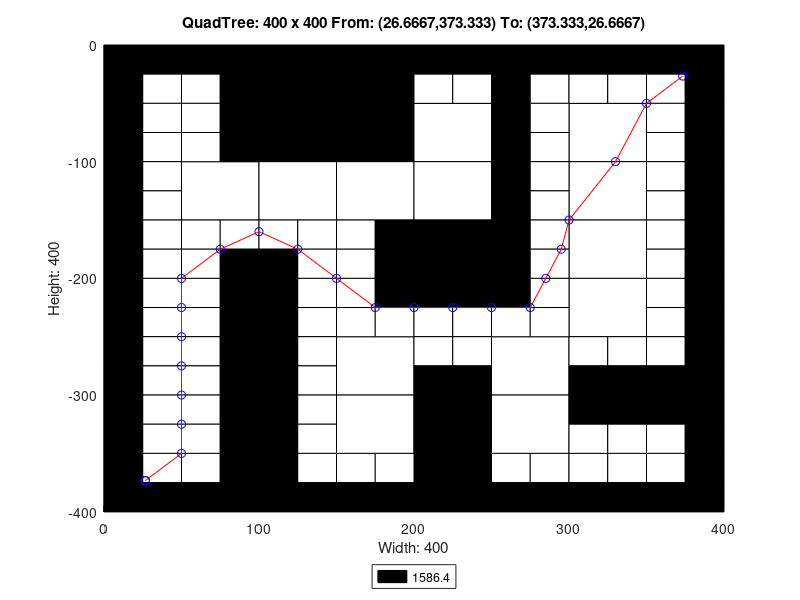

Write the MATLAB code that produced this figure.
axis([0 400 -400 0]);
title('QuadTree: 400 x 400 From: (26.6667,373.333) To: (373.333,26.6667)');
xlabel('Width: 400');
ylabel('Height: 400');
rectangle('Position',[100 -100 100 100], 'FaceColor',[0 0 0]);
rectangle('Position',[50 -150 50 50], 'FaceColor',[1 1 1]);
rectangle('Position',[100 -150 50 50], 'FaceColor',[1 1 1]);
rectangle('Position',[150 -150 50 50], 'FaceColor',[1 1 1]);
rectangle('Position',[200 -100 50 50], 'FaceColor',[1 1 1]);
rectangle('Position',[300 -100 50 50], 'FaceColor',[1 1 1]);
rectangle('Position',[200 -150 50 50], 'FaceColor',[1 1 1]);
rectangle('Position',[200 -200 50 50], 'FaceColor',[0 0 0]);
rectangle('Position',[300 -150 50 50], 'FaceColor',[1 1 1]);
rectangle('Position',[300 -200 50 50], 'FaceColor',[1 1 1]);
rectangle('Position',[150 -300 50 50], 'FaceColor',[1 1 1]);
rectangle('Position',[150 -350 50 50], 'FaceColor',[1 1 1]);
rectangle('Position',[250 -300 50 50], 'FaceColor',[1 1 1]);
rectangle('Position',[300 -250 50 50], 'FaceColor',[1 1 1]);
rectangle('Position',[200 -350 50 50], 'FaceColor',[0 0 0]);
rectangle('Position',[250 -350 50 50], 'FaceColor',[1 1 1]);
rectangle('Position',[200 -400 50 50], 'FaceColor',[0 0 0]);
rectangle('Position',[0 -25 25 25], 'FaceColor',[0 0 0]);
rectangle('Position',[25 -25 25 25], 'FaceColor',[0 0 0]);
rectangle('Position',[0 -50 25 25], 'FaceColor',[0 0 0]);
rectangle('Position',[25 -50 25 25], 'FaceColor',[1 1 1]);
rectangle('Position',[50 -25 25 25], 'FaceColor',[0 0 0]);
rectangle('Position',[75 -25 25 25], 'FaceColor',[0 0 0]);
rectangle('Position',[50 -50 25 25], 'FaceColor',[1 1 1]);
rectangle('Position',[75 -50 25 25], 'FaceColor',[0 0 0]);
rectangle('Position',[0 -75 25 25], 'FaceColor',[0 0 0]);
rectangle('Position',[25 -75 25 25], 'FaceColor',[1 1 1]);
rectangle('Position',[0 -100 25 25], 'FaceColor',[0 0 0]);
rectangle('Position',[25 -100 25 25], 'FaceColor',[1 1 1]);
rectangle('Position',[50 -75 25 25], 'FaceColor',[1 1 1]);
rectangle('Position',[75 -75 25 25], 'FaceColor',[0 0 0]);
rectangle('Position',[50 -100 25 25], 'FaceColor',[1 1 1]);
rectangle('Position',[75 -100 25 25], 'FaceColor',[0 0 0]);
rectangle('Position',[0 -125 25 25], 'FaceColor',[0 0 0]);
rectangle('Position',[25 -125 25 25], 'FaceColor',[1 1 1]);
rectangle('Position',[0 -150 25 25], 'FaceColor',[0 0 0]);
rectangle('Position',[25 -150 25 25], 'FaceColor',[1 1 1]);
rectangle('Position',[0 -175 25 25], 'FaceColor',[0 0 0]);
rectangle('Position',[25 -175 25 25], 'FaceColor',[1 1 1]);
rectangle('Position',[0 -200 25 25], 'FaceColor',[0 0 0]);
rectangle('Position',[25 -200 25 25], 'FaceColor',[1 1 1]);
rectangle('Position',[50 -175 25 25], 'FaceColor',[1 1 1]);
rectangle('Position',[75 -175 25 25], 'FaceColor',[1 1 1]);
rectangle('Position',[50 -200 25 25], 'FaceColor',[1 1 1]);
rectangle('Position',[75 -200 25 25], 'FaceColor',[0 0 0]);
rectangle('Position',[100 -175 25 25], 'FaceColor',[1 1 1]);
rectangle('Position',[125 -175 25 25], 'FaceColor',[1 1 1]);
rectangle('Position',[100 -200 25 25], 'FaceColor',[0 0 0]);
rectangle('Position',[125 -200 25 25], 'FaceColor',[1 1 1]);
rectangle('Position',[150 -175 25 25], 'FaceColor',[1 1 1]);
rectangle('Position',[175 -175 25 25], 'FaceColor',[0 0 0]);
rectangle('Position',[150 -200 25 25], 'FaceColor',[1 1 1]);
rectangle('Position',[175 -200 25 25], 'FaceColor',[0 0 0]);
rectangle('Position',[200 -25 25 25], 'FaceColor',[0 0 0]);
rectangle('Position',[225 -25 25 25], 'FaceColor',[0 0 0]);
rectangle('Position',[200 -50 25 25], 'FaceColor',[1 1 1]);
rectangle('Position',[225 -50 25 25], 'FaceColor',[1 1 1]);
rectangle('Position',[250 -25 25 25], 'FaceColor',[0 0 0]);
rectangle('Position',[275 -25 25 25], 'FaceColor',[0 0 0]);
rectangle('Position',[250 -50 25 25], 'FaceColor',[0 0 0]);
rectangle('Position',[275 -50 25 25], 'FaceColor',[1 1 1]);
rectangle('Position',[250 -75 25 25], 'FaceColor',[0 0 0]);
rectangle('Position',[275 -75 25 25], 'FaceColor',[1 1 1]);
rectangle('Position',[250 -100 25 25], 'FaceColor',[0 0 0]);
rectangle('Position',[275 -100 25 25], 'FaceColor',[1 1 1]);
rectangle('Position',[300 -25 25 25], 'FaceColor',[0 0 0]);
rectangle('Position',[325 -25 25 25], 'FaceColor',[0 0 0]);
rectangle('Position',[300 -50 25 25], 'FaceColor',[1 1 1]);
rectangle('Position',[325 -50 25 25], 'FaceColor',[1 1 1]);
rectangle('Position',[350 -25 25 25], 'FaceColor',[0 0 0]);
rectangle('Position',[375 -25 25 25], 'FaceColor',[0 0 0]);
rectangle('Position',[350 -50 25 25], 'FaceColor',[1 1 1]);
rectangle('Position',[375 -50 25 25], 'FaceColor',[0 0 0]);
rectangle('Position',[350 -75 25 25], 'FaceColor',[1 1 1]);
rectangle('Position',[375 -75 25 25], 'FaceColor',[0 0 0]);
rectangle('Position',[350 -100 25 25], 'FaceColor',[1 1 1]);
rectangle('Position',[375 -100 25 25], 'FaceColor',[0 0 0]);
rectangle('Position',[250 -125 25 25], 'FaceColor',[0 0 0]);
rectangle('Position',[275 -125 25 25], 'FaceColor',[1 1 1]);
rectangle('Position',[250 -150 25 25], 'FaceColor',[0 0 0]);
rectangle('Position',[275 -150 25 25], 'FaceColor',[1 1 1]);
rectangle('Position',[250 -175 25 25], 'FaceColor',[0 0 0]);
rectangle('Position',[275 -175 25 25], 'FaceColor',[1 1 1]);
rectangle('Position',[250 -200 25 25], 'FaceColor',[0 0 0]);
rectangle('Position',[275 -200 25 25], 'FaceColor',[1 1 1]);
rectangle('Position',[350 -125 25 25], 'FaceColor',[1 1 1]);
rectangle('Position',[375 -125 25 25], 'FaceColor',[0 0 0]);
rectangle('Position',[350 -150 25 25], 'FaceColor',[1 1 1]);
rectangle('Position',[375 -150 25 25], 'FaceColor',[0 0 0]);
rectangle('Position',[350 -175 25 25], 'FaceColor',[1 1 1]);
rectangle('Position',[375 -175 25 25], 'FaceColor',[0 0 0]);
rectangle('Position',[350 -200 25 25], 'FaceColor',[1 1 1]);
rectangle('Position',[375 -200 25 25], 'FaceColor',[0 0 0]);
rectangle('Position',[0 -225 25 25], 'FaceColor',[0 0 0]);
rectangle('Position',[25 -225 25 25], 'FaceColor',[1 1 1]);
rectangle('Position',[0 -250 25 25], 'FaceColor',[0 0 0]);
rectangle('Position',[25 -250 25 25], 'FaceColor',[1 1 1]);
rectangle('Position',[50 -225 25 25], 'FaceColor',[1 1 1]);
rectangle('Position',[75 -225 25 25], 'FaceColor',[0 0 0]);
rectangle('Position',[50 -250 25 25], 'FaceColor',[1 1 1]);
rectangle('Position',[75 -250 25 25], 'FaceColor',[0 0 0]);
rectangle('Position',[0 -275 25 25], 'FaceColor',[0 0 0]);
rectangle('Position',[25 -275 25 25], 'FaceColor',[1 1 1]);
rectangle('Position',[0 -300 25 25], 'FaceColor',[0 0 0]);
rectangle('Position',[25 -300 25 25], 'FaceColor',[1 1 1]);
rectangle('Position',[50 -275 25 25], 'FaceColor',[1 1 1]);
rectangle('Position',[75 -275 25 25], 'FaceColor',[0 0 0]);
rectangle('Position',[50 -300 25 25], 'FaceColor',[1 1 1]);
rectangle('Position',[75 -300 25 25], 'FaceColor',[0 0 0]);
rectangle('Position',[100 -225 25 25], 'FaceColor',[0 0 0]);
rectangle('Position',[125 -225 25 25], 'FaceColor',[1 1 1]);
rectangle('Position',[100 -250 25 25], 'FaceColor',[0 0 0]);
rectangle('Position',[125 -250 25 25], 'FaceColor',[1 1 1]);
rectangle('Position',[150 -225 25 25], 'FaceColor',[1 1 1]);
rectangle('Position',[175 -225 25 25], 'FaceColor',[0 0 0]);
rectangle('Position',[150 -250 25 25], 'FaceColor',[1 1 1]);
rectangle('Position',[175 -250 25 25], 'FaceColor',[1 1 1]);
rectangle('Position',[100 -275 25 25], 'FaceColor',[0 0 0]);
rectangle('Position',[125 -275 25 25], 'FaceColor',[1 1 1]);
rectangle('Position',[100 -300 25 25], 'FaceColor',[0 0 0]);
rectangle('Position',[125 -300 25 25], 'FaceColor',[1 1 1]);
rectangle('Position',[0 -325 25 25], 'FaceColor',[0 0 0]);
rectangle('Position',[25 -325 25 25], 'FaceColor',[1 1 1]);
rectangle('Position',[0 -350 25 25], 'FaceColor',[0 0 0]);
rectangle('Position',[25 -350 25 25], 'FaceColor',[1 1 1]);
rectangle('Position',[50 -325 25 25], 'FaceColor',[1 1 1]);
rectangle('Position',[75 -325 25 25], 'FaceColor',[0 0 0]);
rectangle('Position',[50 -350 25 25], 'FaceColor',[1 1 1]);
rectangle('Position',[75 -350 25 25], 'FaceColor',[0 0 0]);
rectangle('Position',[0 -375 25 25], 'FaceColor',[0 0 0]);
rectangle('Position',[25 -375 25 25], 'FaceColor',[1 1 1]);
rectangle('Position',[0 -400 25 25], 'FaceColor',[0 0 0]);
rectangle('Position',[25 -400 25 25], 'FaceColor',[0 0 0]);
rectangle('Position',[50 -375 25 25], 'FaceColor',[1 1 1]);
rectangle('Position',[75 -375 25 25], 'FaceColor',[0 0 0]);
rectangle('Position',[50 -400 25 25], 'FaceColor',[0 0 0]);
rectangle('Position',[75 -400 25 25], 'FaceColor',[0 0 0]);
rectangle('Position',[100 -325 25 25], 'FaceColor',[0 0 0]);
rectangle('Position',[125 -325 25 25], 'FaceColor',[1 1 1]);
rectangle('Position',[100 -350 25 25], 'FaceColor',[0 0 0]);
rectangle('Position',[125 -350 25 25], 'FaceColor',[1 1 1]);
rectangle('Position',[100 -375 25 25], 'FaceColor',[0 0 0]);
rectangle('Position',[125 -375 25 25], 'FaceColor',[1 1 1]);
rectangle('Position',[100 -400 25 25], 'FaceColor',[0 0 0]);
rectangle('Position',[125 -400 25 25], 'FaceColor',[0 0 0]);
rectangle('Position',[150 -375 25 25], 'FaceColor',[1 1 1]);
rectangle('Position',[175 -375 25 25], 'FaceColor',[1 1 1]);
rectangle('Position',[150 -400 25 25], 'FaceColor',[0 0 0]);
rectangle('Position',[175 -400 25 25], 'FaceColor',[0 0 0]);
rectangle('Position',[200 -225 25 25], 'FaceColor',[0 0 0]);
rectangle('Position',[225 -225 25 25], 'FaceColor',[0 0 0]);
rectangle('Position',[200 -250 25 25], 'FaceColor',[1 1 1]);
rectangle('Position',[225 -250 25 25], 'FaceColor',[1 1 1]);
rectangle('Position',[250 -225 25 25], 'FaceColor',[0 0 0]);
rectangle('Position',[275 -225 25 25], 'FaceColor',[1 1 1]);
rectangle('Position',[250 -250 25 25], 'FaceColor',[1 1 1]);
rectangle('Position',[275 -250 25 25], 'FaceColor',[1 1 1]);
rectangle('Position',[200 -275 25 25], 'FaceColor',[1 1 1]);
rectangle('Position',[225 -275 25 25], 'FaceColor',[1 1 1]);
rectangle('Position',[200 -300 25 25], 'FaceColor',[0 0 0]);
rectangle('Position',[225 -300 25 25], 'FaceColor',[0 0 0]);
rectangle('Position',[350 -225 25 25], 'FaceColor',[1 1 1]);
rectangle('Position',[375 -225 25 25], 'FaceColor',[0 0 0]);
rectangle('Position',[350 -250 25 25], 'FaceColor',[1 1 1]);
rectangle('Position',[375 -250 25 25], 'FaceColor',[0 0 0]);
rectangle('Position',[300 -275 25 25], 'FaceColor',[1 1 1]);
rectangle('Position',[325 -275 25 25], 'FaceColor',[1 1 1]);
rectangle('Position',[300 -300 25 25], 'FaceColor',[0 0 0]);
rectangle('Position',[325 -300 25 25], 'FaceColor',[0 0 0]);
rectangle('Position',[350 -275 25 25], 'FaceColor',[1 1 1]);
rectangle('Position',[375 -275 25 25], 'FaceColor',[0 0 0]);
rectangle('Position',[350 -300 25 25], 'FaceColor',[0 0 0]);
rectangle('Position',[375 -300 25 25], 'FaceColor',[0 0 0]);
rectangle('Position',[250 -375 25 25], 'FaceColor',[1 1 1]);
rectangle('Position',[275 -375 25 25], 'FaceColor',[1 1 1]);
rectangle('Position',[250 -400 25 25], 'FaceColor',[0 0 0]);
rectangle('Position',[275 -400 25 25], 'FaceColor',[0 0 0]);
rectangle('Position',[300 -325 25 25], 'FaceColor',[0 0 0]);
rectangle('Position',[325 -325 25 25], 'FaceColor',[0 0 0]);
rectangle('Position',[300 -350 25 25], 'FaceColor',[1 1 1]);
rectangle('Position',[325 -350 25 25], 'FaceColor',[1 1 1]);
rectangle('Position',[350 -325 25 25], 'FaceColor',[0 0 0]);
rectangle('Position',[375 -325 25 25], 'FaceColor',[0 0 0]);
rectangle('Position',[350 -350 25 25], 'FaceColor',[1 1 1]);
rectangle('Position',[375 -350 25 25], 'FaceColor',[0 0 0]);
rectangle('Position',[300 -375 25 25], 'FaceColor',[1 1 1]);
rectangle('Position',[325 -375 25 25], 'FaceColor',[1 1 1]);
rectangle('Position',[300 -400 25 25], 'FaceColor',[0 0 0]);
rectangle('Position',[325 -400 25 25], 'FaceColor',[0 0 0]);
rectangle('Position',[350 -375 25 25], 'FaceColor',[1 1 1]);
rectangle('Position',[375 -375 25 25], 'FaceColor',[0 0 0]);
rectangle('Position',[350 -400 25 25], 'FaceColor',[0 0 0]);
rectangle('Position',[375 -400 25 25], 'FaceColor',[0 0 0]);
X=[373.333,350,330,300,295,285,275,250,225,200,175,150,125,100,75,50,50,50,50,50,50,50,26.6667,26.6667];
Y=[-26.6667,-50,-100,-150,-175,-200,-225,-225,-225,-225,-225,-200,-175,-160,-175,-200,-225,-250,-275,-300,-325,-350,-373.333,-373.333];
hold on;
plot(X,Y,'r');
plot(X,Y,'bo');
legend('1586.4','Location','southoutside');
